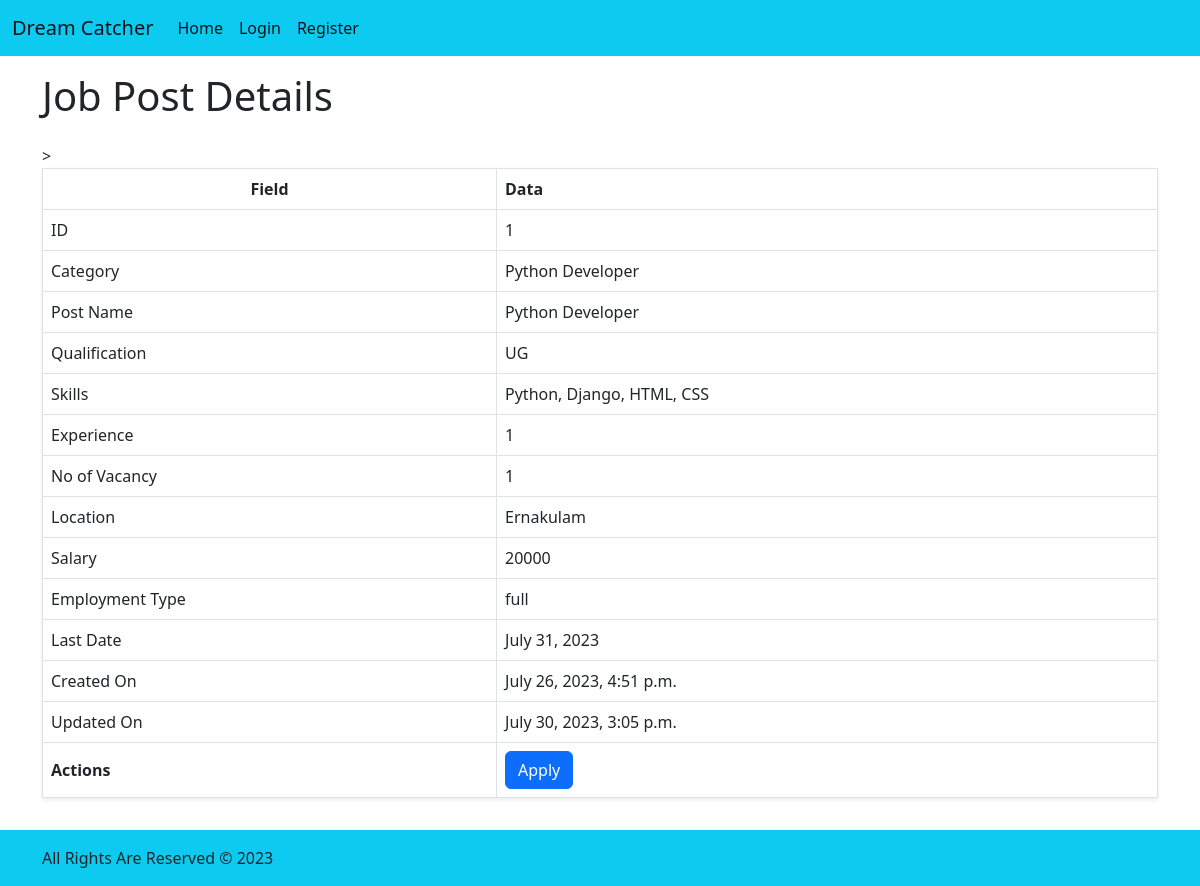
Page /jobposts/1/detail/ on the committed database.
### core/models.py (models this page shows, shortened)
class JobPostModel(models.Model):
    class CatChoices(models.TextChoices):
        Accounting = "Accounting", "Accounting"
        administrative_assistant = "admini", "Administrative Assistant"
        architect = "architect", "Architect"
        computer_programmer = "cp", "Computer Programmer"
        Construction = "con", "Construction"
        Customer_service = "cs", "Ustomer Service"
        dbadministrator = "dbadmini", "Database Administrator"
        HR = "hr", "Human Resources"
        marketing = "marketing", "Marketing"
        retail = "retail", "Retail"
        sales = "sales", "Sales"
    class QualificationChoices(models.TextChoices):
        Phd = "phd", "PhD"
        PG = "PG", "Post Graduate"
        UG = "UG", "Under Graduate"
        Diploma = "Dip", "Diploma"
        X = "X", "SSLC"
    class EmploymentTypeChoices(models.TextChoices):
        Full_time = "full", "Full Time"
        Part_time = "part", "Part Time"
    category = models.ForeignKey(
        Category, on_delete=models.SET_NULL, blank=True, null=True
    )
    post_name = models.CharField(max_length=64)
    company_name = models.CharField(max_length=64)
    qualification = models.CharField(
        max_length=64, choices=QualificationChoices.choices
    )
    skills = models.TextField(max_length=60)
    experience = models.IntegerField()
    no_of_vacancy = models.IntegerField()
    location = models.CharField(max_length=255)
    salary = models.IntegerField()
    employment_type = models.CharField(
        max_length=64, choices=EmploymentTypeChoices.choices
    )
    last_date = models.DateField()
    created_on = models.DateTimeField(auto_now_add=True)
    updated_on = models.DateTimeField(auto_now=True)

class Category(models.Model):
    name = models.CharField(max_length=64)
    no_of_vacancy = models.IntegerField()
    image = models.ImageField(
        upload_to="core/category/image/", default="default/logo.png"
    )
    parent = models.ForeignKey("self", on_delete=models.CASCADE, blank=True, null=True)
    def __str__(self) -> str:
        return self.name

### core/views.py (the view)
# urls.py: path("jobposts/<int:pk>/detail/", views.JobpostDetailView.as_view(), name="jobpost_detail"),
class JobpostDetailView(views.DetailView):
    template_name = "core/jobpost/jobpost_detail.html"
    model = models.JobPostModel
    context_object_name = "jobpost"

### templates/core/jobpost/jobpost_detail.html (shortened to what this page needs)
{% extends 'base.html' %}
{% block content %}
<div class="container-lg d-flex flex-column gap-3 py-3">
  <div class="row">
    <div class="col">
      <h1>Job Post Details</h1>
    </div>
  </div>
  <div class="row">
    <div class="col">
      <table class="table table-bordered align-middle shadow-sm">
        <thead>
          <tr>
            <th class="text-center">Field</th>
            <th>Data</th>
          </tr>
        </thead>
        <tbody>
          <tr>
            <td>ID</td>
            <td>{{jobpost.id}}</td>
          </tr>
          <tr>
            <td>Category</td>
            <td>{{jobpost.category}}</td>
          </tr>
          <tr>
            <td>Post Name</td>
            <td>{{jobpost.post_name}}</td>
          </tr>
          <tr>
            <td>Qualification</td>
            <td>{{jobpost.qualification}}</td>
          </tr>
          <tr>
            <td>Skills</td>
            <td>{{jobpost.skills}}</td>
          </tr>
          <tr>
            <td>Experience</td>
            <td>{{jobpost.experience}}</td>
          </tr>
          <tr>
            <td>No of Vacancy</td>
            <td>{{jobpost.no_of_vacancy}}</td>
          </tr>
          <tr>
            <td>Location</td>
            <td>{{jobpost.location}}</td>
          </tr>
          <tr>
            <td>Salary</td>
            <td>{{jobpost.salary}}</td>
          </tr>
          <tr>
            <td>Employment Type</td>
            <td>{{jobpost.employment_type}}</td>
          </tr>
          <tr>
            <td>Last Date</td>
            <td>{{jobpost.last_date}}</td>
          </tr>
          <tr>
            <td>Created On</td>
            <td>{{jobpost.created_on}}</td>
          </tr>
          <tr>
            <td>Updated On</td>
            <td>{{jobpost.updated_on}}</td>
          </tr>
          <tr>
            <th>Actions</th>
            <td>
              <div class="d-flex gap-3 flex-wrap">
                <a
                  href="{% url 'core:jobpost_apply' jobpost.id %}"
                  class="btn btn-primary"
                  >Apply</a
                >
              </div>
            </td>
          </tr>
        </tbody>
      </table>
    </div>
  </div>
</div>
{% endblock %}

### rows in the picture
JobPostModel: id "1", category "Python Developer", post_name "Python Developer", qualification "UG", skills "Python, Django, HTML, CSS", experience "1", no_of_vacancy "1", location "Ernakulam", salary "20000", employment_type "full", last_date "July 31, 2023", created_on "July 26, 2023, 4:51 p.m.", updated_on "July 30, 2023, 3:05 p.m."
